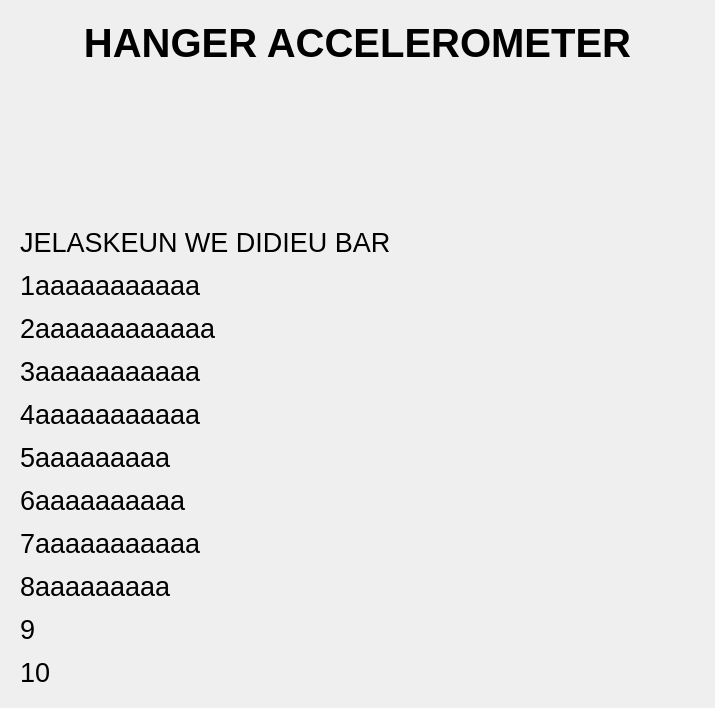
             <widget class="QWidget" name="scrollAreaWidgetContents_15">
              <property name="geometry">
               <rect>
                <x>0</x>
                <y>0</y>
                <width>715</width>
                <height>708</height>
               </rect>
              </property>
              <layout class="QVBoxLayout" name="verticalLayout_54">
               <item>
                <widget class="QWidget" name="frame_H_Acc_information" native="true">
                 <layout class="QVBoxLayout" name="verticalLayout_H_Acc_information">
                  <item>
                   <widget class="QLabel" name="label_H_Acc_information_2">
                    <property name="font">
                     <font>
                      <pointsize>30</pointsize>
                      <weight>75</weight>
                      <bold>true</bold>
                     </font>
                    </property>
                    <property name="text">
                     <string>HANGER ACCELEROMETER</string>
                    </property>
                    <property name="alignment">
                     <set>Qt::AlignCenter</set>
                    </property>
                   </widget>
                  </item>
                  <item>
                   <spacer name="verticalSpacer_1_H_Acc_information">
                    <property name="orientation">
                     <enum>Qt::Vertical</enum>
                    </property>
                    <property name="sizeType">
                     <enum>QSizePolicy::Expanding</enum>
                    </property>
                    <property name="sizeHint" stdset="0">
                     <size>
                      <width>20</width>
                      <height>40</height>
                     </size>
                    </property>
                   </spacer>
                  </item>
                  <item>
                   <widget class="QLabel" name="label_Pict_1_H_Acc_information">
                    <property name="enabled">
                     <bool>true</bool>
                    </property>
                    <property name="sizePolicy">
                     <sizepolicy hsizetype="Fixed" vsizetype="Fixed">
                      <horstretch>0</horstretch>
                      <verstretch>0</verstretch>
                     </sizepolicy>
                    </property>
                    <property name="autoFillBackground">
                     <bool>false</bool>
                    </property>
                    <property name="text">
                     <string/>
                    </property>
                    <property name="pixmap">
                     <pixmap resource="Resource_Foto.qrc">:/Vibrometer_Hanger/gambar/Vibrometer Hanger.png</pixmap>
                    </property>
                    <property name="alignment">
                     <set>Qt::AlignCenter</set>
                    </property>
                   </widget>
                  </item>
                  <item>
                   <spacer name="verticalSpacer_2_H_Acc_information">
                    <property name="orientation">
                     <enum>Qt::Vertical</enum>
                    </property>
                    <property name="sizeType">
                     <enum>QSizePolicy::Expanding</enum>
                    </property>
                    <property name="sizeHint" stdset="0">
                     <size>
                      <width>20</width>
                      <height>40</height>
                     </size>
                    </property>
                   </spacer>
                  </item>
                  <item>
                   <widget class="QLabel" name="label_H_Acc_information">
                    <property name="text">
                     <string>&lt;html&gt;&lt;head/&gt;&lt;body&gt;&lt;p&gt;&lt;span style=&quot; font-size:20pt;&quot;&gt;JELASKEUN WE DIDIEU BAR&lt;/span&gt;&lt;/p&gt;&lt;p&gt;&lt;span style=&quot; font-size:20pt;&quot;&gt;1aaaaaaaaaaa&lt;/span&gt;&lt;/p&gt;&lt;p&gt;&lt;span style=&quot; font-size:20pt;&quot;&gt;2aaaaaaaaaaaa&lt;/span&gt;&lt;/p&gt;&lt;p&gt;&lt;span style=&quot; font-size:20pt;&quot;&gt;3aaaaaaaaaaa&lt;/span&gt;&lt;/p&gt;&lt;p&gt;&lt;span style=&quot; font-size:20pt;&quot;&gt;4aaaaaaaaaaa&lt;/span&gt;&lt;/p&gt;&lt;p&gt;&lt;span style=&quot; font-size:20pt;&quot;&gt;5aaaaaaaaa&lt;/span&gt;&lt;/p&gt;&lt;p&gt;&lt;span style=&quot; font-size:20pt;&quot;&gt;6aaaaaaaaaa&lt;/span&gt;&lt;/p&gt;&lt;p&gt;&lt;span style=&quot; font-size:20pt;&quot;&gt;7aaaaaaaaaaa&lt;/span&gt;&lt;/p&gt;&lt;p&gt;&lt;span style=&quot; font-size:20pt;&quot;&gt;8aaaaaaaaa&lt;/span&gt;&lt;/p&gt;&lt;p&gt;&lt;span style=&quot; font-size:20pt;&quot;&gt;9&lt;/span&gt;&lt;/p&gt;&lt;p&gt;&lt;span style=&quot; font-size:20pt;&quot;&gt;10&lt;/span&gt;&lt;/p&gt;&lt;/body&gt;&lt;/html&gt;</string>
                    </property>
                   </widget>
                  </item>
                 </layout>
                </widget>
               </item>
              </layout>
             </widget>
